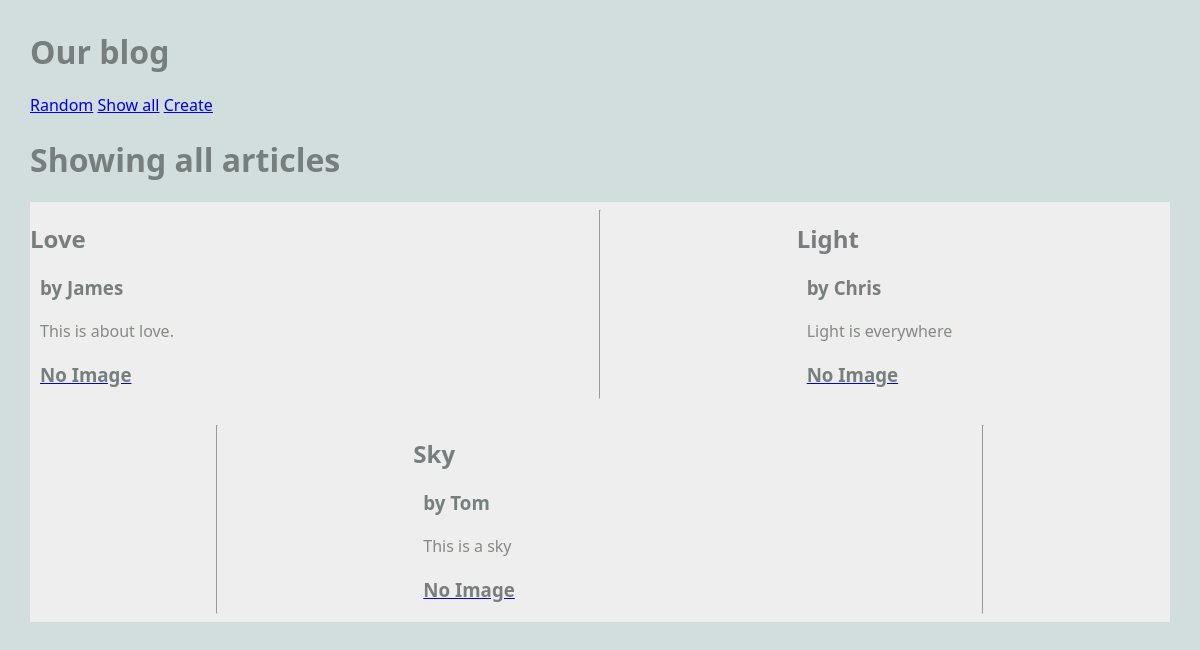
/blog/show_all, run on an earlier commit of the app's database.
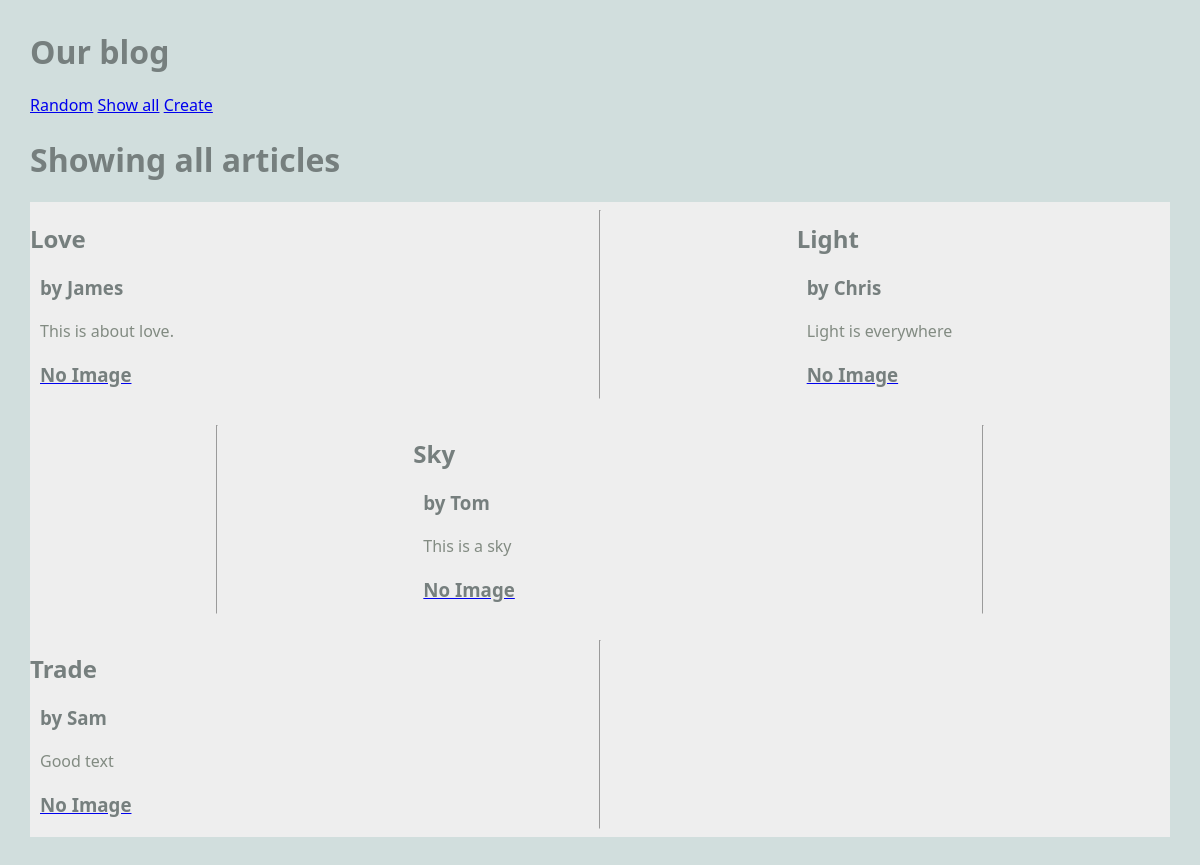
And on a later commit of the database.
### blog/models.py (models this page shows, shortened)
class Article(models.Model):
    title = models.TextField(blank=True)
    author = models.TextField(blank=True)
    text = models.TextField(blank=True)
    published = models.DateTimeField(auto_now=True)
    image_file = models.ImageField(blank=True)

### blog/views.py (the view)
# urls.py: path("show_all", ShowAllView.as_view(), name="show_all"),
class ShowAllView(ListView):
    model = Article
    template_name = "blog/show_all.html"
    context_object_name = "articles"

### blog/templates/blog/show_all.html
{% extends 'blog/base.html' %}
{% block content %}
<h1>Showing all articles</h1>
<main class="grid-container">
    {% for article in articles %}
    <article>
        <div>
            <h2>{{article.title}}</h2>
            <h3>by {{article.author}}</h3>
            <p>
                {{article.text}}
            </p>
        </div>
        <a href="{% url 'article' article.pk %}">
        {% if article.image_file %}
        <img src="{{article.image_file.url}}" alt="">
        {% else %}
        <h3>No Image</h3>
        {% endif %}
        </a>
    </article>
    <hr>
    {% endfor %}
</main>
{% endblock %}

### blog/templates/blog/base.html (shortened to what this page needs)
{% load static %}
<html>
    <head>
        <link rel="stylesheet" href="{% static 'styles-blog.css' %}">
    </head>
    <body>
        <head>
            <h1>Our blog</h1>
            <nav>
                <ul>
                    <li><a href="{% url 'random' %}">Random</a></li>
                    <li><a href="{% url 'show_all' %}">Show all</a></li>
                    <li><a href="{% url 'create_article' %}">Create</a></li>
                </ul>
            </nav>
        </head>
        {% block content %}
        {% endblock %}
    </body>
</html>

### static/styles-blog.css (style rules this page uses)
body { margin: 30px; background: #d1dedd; font-family:'Segoe UI', Tahoma, Geneva, Verdana, sans-serif; }
ul, li { padding: 0px; list-style-type: none; }
h1, h2, h3 { color: #767f7e; }
p { color: #828b82; }
.grid-container { background: #eee; max-width: 900px; display: grid; grid-template-columns: repeat(3, 1fr); grid-gap: 10px; max-width: 1200px; margin: 20px auto; }
article p, article h3 { margin: 20px 10px; }
nav li { display: inline; }

What changed in the data, as far as the page shows it:
added Article: title "Trade", author "Sam", text "Good text", image_file "No Image"
